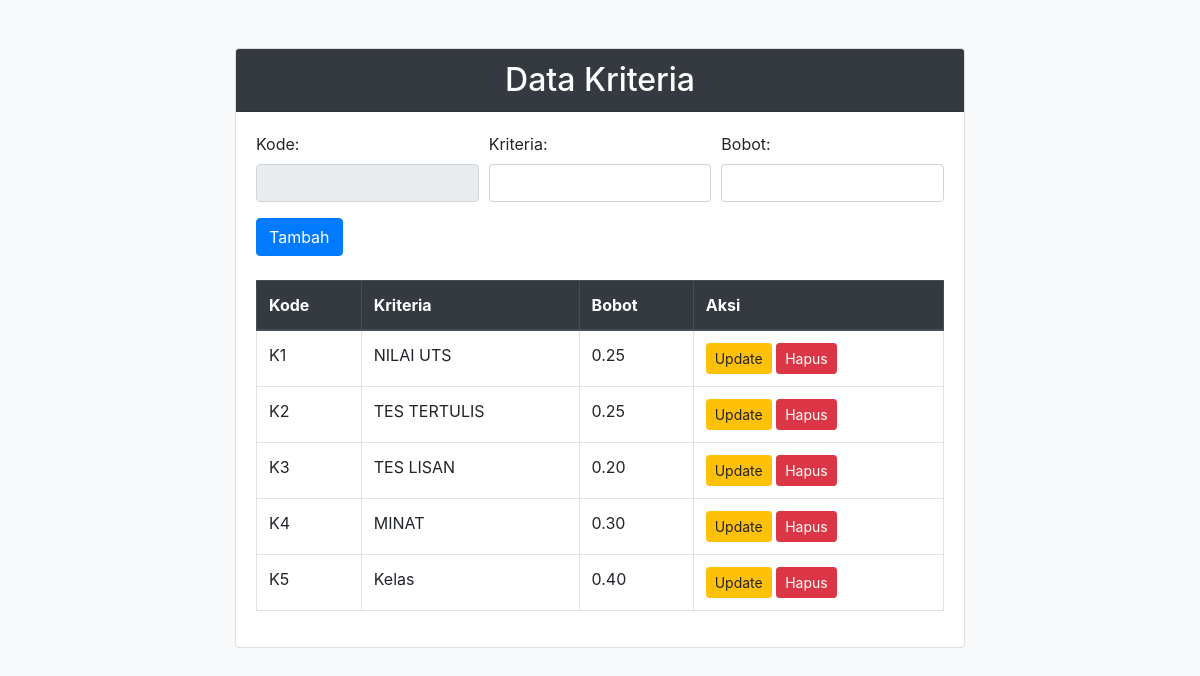
Screenshot of /data_kriteria.php with the database file from the repository.
### tables this page shows
CREATE TABLE IF NOT EXISTS `kriteria` (
  `Kode` char(2) NOT NULL,
  `Kriteria` varchar(50) NOT NULL,
  `Bobot_Kriteria` decimal(3,2) NOT NULL,
  PRIMARY KEY (`Kode`)
);

### data_kriteria.php (the view, shortened to what this page needs)
<?php
include 'koneksi.php';
function ambilDataKriteria()
{
    global $koneksi;
    $query = "SELECT * FROM Kriteria";
    $result = mysqli_query($koneksi, $query);
    $dataKriteria = [];
    while ($row = mysqli_fetch_assoc($result)) {
        $dataKriteria[] = $row;
    }
    return $dataKriteria;
}
$dataKriteria = ambilDataKriteria();
$kodeUpdate = isset($_GET['kode']) ? $_GET['kode'] : '';
$dataKriteriaUpdate = [];
?>
<!DOCTYPE html>
<html lang="en">
<head>
    <link href="https://stackpath.bootstrapcdn.com/bootstrap/4.3.1/css/bootstrap.min.css" rel="stylesheet">
</head>
<body class="bg-light">
    <div class="container mt-5">
        <div class="row">
            <div class="col-md-8 offset-md-2">
                <div class="card">
                    <div class="card-header bg-dark text-white">
                        <h2 class="text-center mb-0">Data Kriteria</h2>
                    </div>
                    <div class="card-body">
                        <form method="post" action="" class="mb-4">
                            <div class="form-row">
                                <div class="form-group col-md-4">
                                    <label for="kode">Kode:</label>
                                    <input type="text" name="kode" class="form-control" required value="<?= isset($dataKriteriaUpdate['Kode']) ? $dataKriteriaUpdate['Kode'] : ''; ?>" readonly>
                                </div>
                                <div class="form-group col-md-4">
                                    <label for="kriteria">Kriteria:</label>
                                    <input type="text" name="kriteria" class="form-control" required value="<?= isset($dataKriteriaUpdate['Kriteria']) ? $dataKriteriaUpdate['Kriteria'] : ''; ?>">
                                </div>
                                <div class="form-group col-md-4">
                                    <label for="bobot">Bobot:</label>
                                    <input type="text" name="bobot" class="form-control" required value="<?= isset($dataKriteriaUpdate['Bobot_Kriteria']) ? $dataKriteriaUpdate['Bobot_Kriteria'] : ''; ?>">
                                </div>
                            </div>
                            <?php if (!empty($kodeUpdate)) : ?>
                                <input type="hidden" name="kode_update" value="<?= $kodeUpdate; ?>">
                                <button type="submit" name="update" class="btn btn-warning">Update</button>
                            <?php else : ?>
                                <button type="submit" name="tambah" class="btn btn-primary">Tambah</button>
                            <?php endif; ?>
                        </form>
                        <table class="table table-bordered">
                            <thead class="thead-dark">
                                <tr>
                                    <th>Kode</th>
                                    <th>Kriteria</th>
                                    <th>Bobot</th>
                                    <th>Aksi</th>
                                </tr>
                            </thead>
                            <tbody>
                                <?php if (!empty($dataKriteria)) : ?>
                                    <?php foreach ($dataKriteria as $kriteria) : ?>
                                        <tr>
                                            <td><?= $kriteria['Kode']; ?></td>
                                            <td><?= $kriteria['Kriteria']; ?></td>
                                            <td><?= $kriteria['Bobot_Kriteria']; ?></td>
                                            <td>
                                                <a href="?aksi=update&kode=<?= $kriteria['Kode']; ?>" class="btn btn-warning btn-sm">Update</a>
                                                <a href="?aksi=hapus&kode=<?= $kriteria['Kode']; ?>" class="btn btn-danger btn-sm" onclick="return confirm('Apakah Anda yakin ingin menghapus kriteria ini?')">Hapus</a>
                                            </td>
                                        </tr>
                                    <?php endforeach; ?>
                                <?php else : ?>
                                    <tr>
                                        <td colspan="4" class="text-center">Tidak ada data kriteria.</td>
                                    </tr>
                                <?php endif; ?>
                            </tbody>
                        </table>
                    </div>
                </div>
            </div>
        </div>
    </div>
</body>
</html>

### rows the page displays
kriteria: Kode "K1", Kriteria "NILAI UTS", Bobot_Kriteria "0.25"
kriteria: Kode "K2", Kriteria "TES TERTULIS", Bobot_Kriteria "0.25"
kriteria: Kode "K3", Kriteria "TES LISAN", Bobot_Kriteria "0.20"
kriteria: Kode "K4", Kriteria "MINAT", Bobot_Kriteria "0.30"
kriteria: Kode "K5", Kriteria "Kelas", Bobot_Kriteria "0.40"
